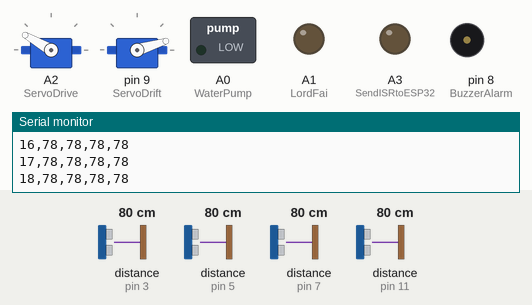
This sketch was run on a simulated Arduino Uno, built with avr-gcc and run on an emulated ATmega328P. Parts: 2 × servo, switched loads named in the sketch (green lamp = pin HIGH), output pins drawn as LEDs (lit = HIGH), buzzer (waves = sounding), the last lines printed to the serial monitor. Wiring (inferred from the names in the program): 4 × ultrasonic range finder: trigger pin 2, echo pin 3 / trigger pin 4, echo pin 5 / trigger pin 6, echo pin 7 / trigger pin 10, echo pin 11. Dashed ring = blinking. The inputs (shaded band) are chosen by the test bench; at power-on: distance to the obstacle (sensors on pin 3, pin 5, pin 7, pin 11) 80 cm. The echo pulse lasts 58.3 µs per cm; pins used as bus, display or sensor lines are not drawn.

Above: at 1.39 s.
1.4 s: distance to the obstacle (sensor on pin 3) set to 2 cm
At 1.59 s:
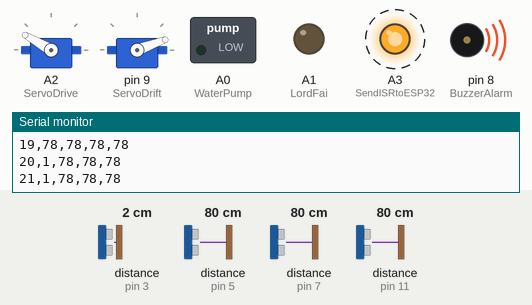
At 2.93 s:
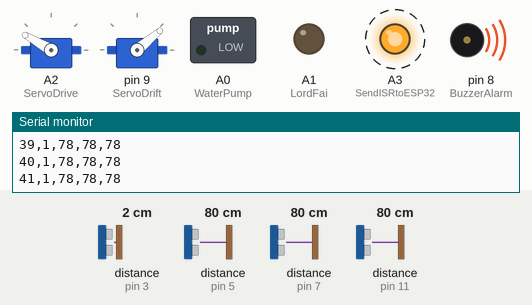
4.4 s: distance to the obstacle (sensor on pin 5) set to 4 cm
At 4.4 s:
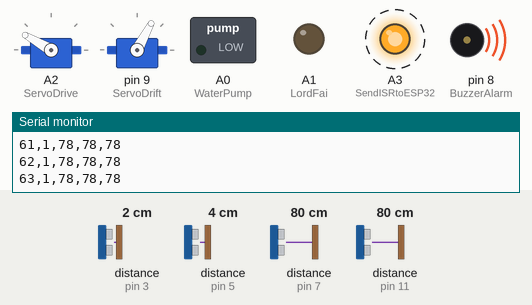
7.4 s: distance to the obstacle (sensor on pin 7) set to 2 cm
At 7.63 s:
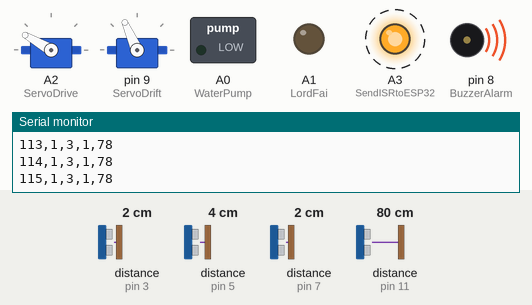
10.4 s: distance to the obstacle (sensor on pin 11) set to 2 cm
13.4 s: distance to the obstacle (sensor on pin 3) set to 60 cm
16.4 s: distance to the obstacle (sensor on pin 3) set to 120 cm
Timing chart, 0 to 23.0 s (numbered marks = the images above; inputs shaded):
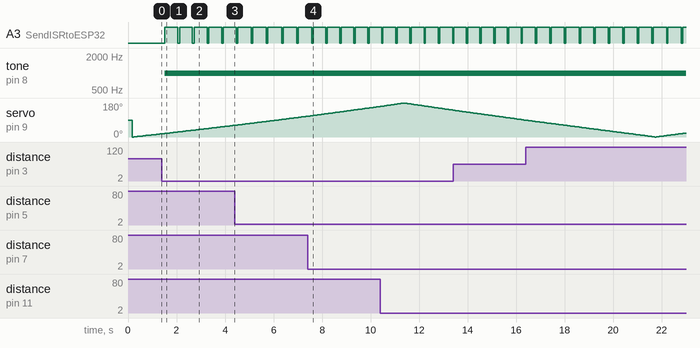

The sketch:

Arduino.ino
```cpp
#include <Wire.h>
#include <avr/wdt.h>  // Watchdog
#include <Servo.h>    // Servo Radar

#define SLAVE_ADDR 0x08

// Radar
#define TRIG1 2
#define TRIG2 4
#define TRIG3 6
#define TRIG4 10
#define ECHO1 3
#define ECHO2 5
#define ECHO3 7
#define ECHO4 11

// Radar Servo
#define ServoDrift 9
Servo RadarServo;
volatile uint8_t dt1 = 0, dt2 = 0, dt3 = 0, dt4 = 0, angle = 0;  // Present Angle;
int stepDir = 1; // Rotate Direction (1 = forward, -1 = reverse)

// Door Lock Servo
#define ServoDrive A2
Servo LockServo;
volatile uint8_t Lock1 = 0;  // global lock1

// Buzzer Alarm
#define BuzzerAlarm 8
// WaterPump
#define WaterPump A0
// LED1
#define LordFai A1
// Send Logic ISR Esp32 from Arduino
#define SendISRtoESP32 A3
unsigned long pulseStart = 0;
bool pulseActive = false;
const unsigned long pulseDuration = 500;  // ms

volatile bool newData = false;
unsigned long lastUpdate = 0;

// Order from Esp32
// get data of value from ESP32
void receiveEvent(int howMany) {
  if (howMany >= 2) {
    byte type = Wire.read();   // Byte1
    byte value = Wire.read();  // Byte2
    newData = true;
    lastUpdate = millis();

    switch (type) {
      case 0:  // LED
        digitalWrite(LordFai, value);
        Serial.println(value);
        break;

      case 1:  // Gate
        Lock1 = value;
        Serial.println(Lock1);
        // Update DoorLock
        if (Lock1 == 1) {
          LockServo.write(70);
          tone(BuzzerAlarm, 1000, 200);  // Beebz 1kHz for 200ms
          wdt_reset();
        } else {
          LockServo.write(150);
          tone(BuzzerAlarm, 500, 1000);  // Beebz 500Hz for 500ms
          wdt_reset();
        }
        break;

      case 2:  // Pump
        digitalWrite(WaterPump, value);
        Serial.println(value);
        break;
    }
  }
  while (Wire.available()) Wire.read();  // flush
}

// get order to send data to ESP32
void GetRequest() {
  Wire.write(lowByte(dt1));
  Wire.write(highByte(dt1));
  Wire.write(lowByte(dt2));
  Wire.write(highByte(dt2));
  Wire.write(lowByte(dt3));
  Wire.write(highByte(dt3));
  Wire.write(lowByte(dt4));
  Wire.write(highByte(dt4));
  Wire.write(lowByte(angle));
  Wire.write(highByte(angle));
}

// Radar
long radar(int trig, int echo) {
  digitalWrite(trig, LOW);
  delayMicroseconds(2);
  digitalWrite(trig, HIGH);
  delayMicroseconds(10);
  digitalWrite(trig, LOW);

  long duration = pulseIn(echo, HIGH, 40000);
  if (duration == 0) return -1;                // no echo
  int distance = duration * 0.034 / 2;
  return distance;
}

void setup() {
  // Serial Monitor for radar
  Serial.begin(9600);

  // I2C Esp32-Arduino
  Wire.begin(SLAVE_ADDR);
  Wire.onReceive(receiveEvent);
  Wire.onRequest(GetRequest);

  // Interrupt output to ESP32
  pinMode(SendISRtoESP32, OUTPUT);

  // Setup radar
  pinMode(ECHO1, INPUT);
  pinMode(ECHO2, INPUT);
  pinMode(ECHO3, INPUT);
  pinMode(ECHO4, INPUT);

  pinMode(TRIG1, OUTPUT);
  pinMode(TRIG2, OUTPUT);
  pinMode(TRIG3, OUTPUT);
  pinMode(TRIG4, OUTPUT);

  //BuzzerAlarm
  pinMode(BuzzerAlarm, OUTPUT);

  //LED
  pinMode(LordFai, OUTPUT);

  // Pump
  pinMode(WaterPump, OUTPUT);

  //Door Lock Servo
  // Initialize Lock1 before attach
  Lock1 = 0;

  // Attach Servo after Lock1 with initialize
  LockServo.attach(ServoDrive);
  delay(50);  // Let's Servo have settle time
  LockServo.write(150);

  // Radar Servo
  RadarServo.attach(ServoDrift, 500, 2500);
  delay(50);

  // Set watchdog 8 s
  wdt_enable(WDTO_8S);
}

void loop() {
  // active sensor foreach (faster + decrease corrision)
  dt1 = radar(TRIG1, ECHO1);
  wdt_reset();
  dt2 = radar(TRIG2, ECHO2);
  wdt_reset();
  dt3 = radar(TRIG3, ECHO3);
  wdt_reset();
  dt4 = radar(TRIG4, ECHO4);
  wdt_reset();
  delay(50);

  // move Servo
  RadarServo.write(angle);

  // Radar detect Alarm , Interrupt to ESP32
  if ((dt1 != -1 && dt1 <= 10) ||
      (dt2 != -1 && dt2 <= 10) ||
      (dt3 != -1 && dt3 <= 10) ||
      (dt4 != -1 && dt4 <= 10)) {
    tone(BuzzerAlarm, 1000, 200);
    if (!pulseActive) {
      digitalWrite(SendISRtoESP32, HIGH);
      pulseStart = millis();
      pulseActive = true;
    }
  }

  if (pulseActive && (millis() - pulseStart >= pulseDuration)) {
    digitalWrite(SendISRtoESP32, LOW);
    pulseActive = false;
  }

  // move angle 1 degree per loop
  angle += stepDir;
  if (angle <= 0) {
    angle = 0;
    stepDir = +1;
  }
  if (angle >= 180) {
    angle = 180;
    stepDir = -1;
  }

  // Order check from ESP32
  if (newData) {
    newData = false;
    if (Lock1 == 1) {
      LockServo.write(70);
      tone(BuzzerAlarm, 1000, 200);
    } else {
      LockServo.write(150);
      tone(BuzzerAlarm, 500, 1000);
    }
  }

  // Serial Radar Monitor
  Serial.print(angle);
  Serial.print(",");
  Serial.print(dt1);
  Serial.print(",");
  Serial.print(dt2);
  Serial.print(",");
  Serial.print(dt3);
  Serial.print(",");
  Serial.println(dt4);

  wdt_reset();  // กัน watchdog reset
}
```

Measured:
- after the input at 1.4 s, A3 (SendISRtoESP32): alternates HIGH for 0.53 s and LOW for 0.07 s, starting after 0.12 s; tone on pin 8 (BuzzerAlarm): silent → 1000 Hz after 0.12 s
